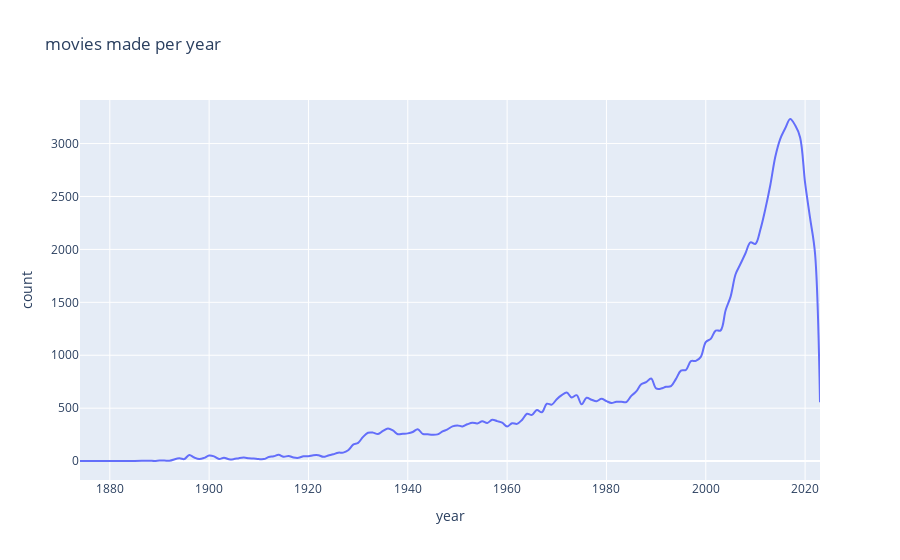

The code cell stored with this chart in its notebook:
### Markdown cell above
1.1 D)

### Code cell
df_movies["year"] = df_movies["title"].apply(lambda x: x.split("(")[-1].split(")")[0])

df_movies["year"] = pd.to_numeric(df_movies["year"], errors="coerce")
df_movies.dropna(subset=["year"], inplace=True)

year_count = df_movies["year"].value_counts()

movies_per_year = year_count.reset_index()
movies_per_year.columns = ["year", "count"]

movies_per_year.sort_values(by="year", inplace=True)
fig = px.line(movies_per_year, x="year", y="count", title="movies made per year", line_shape="spline", )
fig.show()

### Figure 1 — Plotly figure (JSON) as saved in the notebook; plotly's stock layout.template omitted (floating-point values rounded to 4 significant figures; data arrays with more than 128 entries replaced by an {"elided": "..."} marker saying what was removed)
{"data": [{"hovertemplate": "year=%{x}<br>count=%{y}<extra></extra>", "legendgroup": "", "line": {"color": "#636efa", "dash": "solid", "shape": "spline"}, "marker": {"symbol": "circle"}, "mode": "lines", "name": "", "orientation": "v", "showlegend": false, "type": "scatter", "x": {"elided": "142 int values"}, "xaxis": "x", "y": {"elided": "142 int values"}, "yaxis": "y"}], "layout": {"legend": {"tracegroupgap": 0}, "title": {"text": "movies made per year"}, "xaxis": {"anchor": "y", "domain": [0, 1], "title": {"text": "year"}}, "yaxis": {"anchor": "x", "domain": [0, 1], "title": {"text": "count"}}}}
